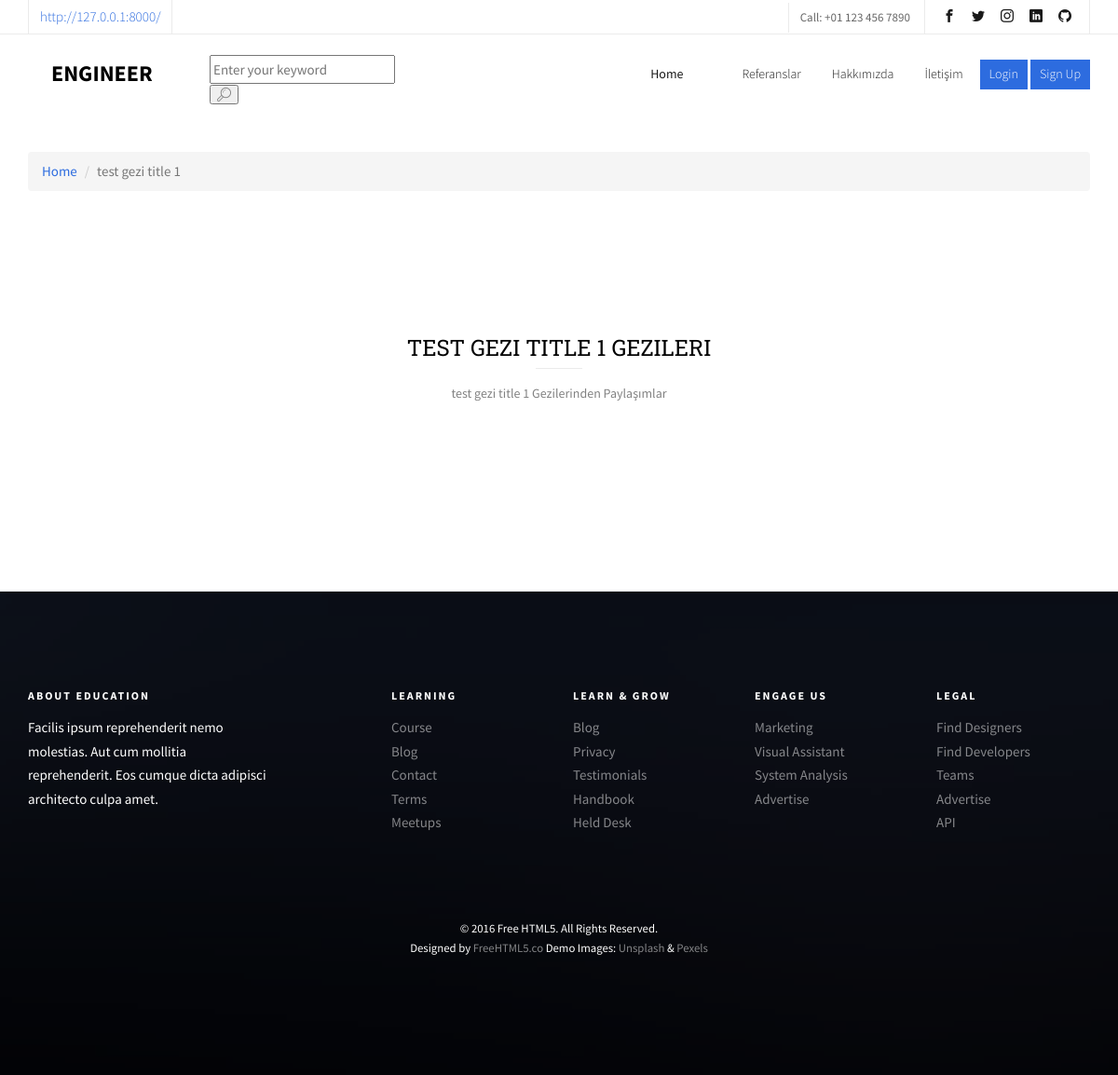
Page /category/8/test-gezi-title on the earlier database version.
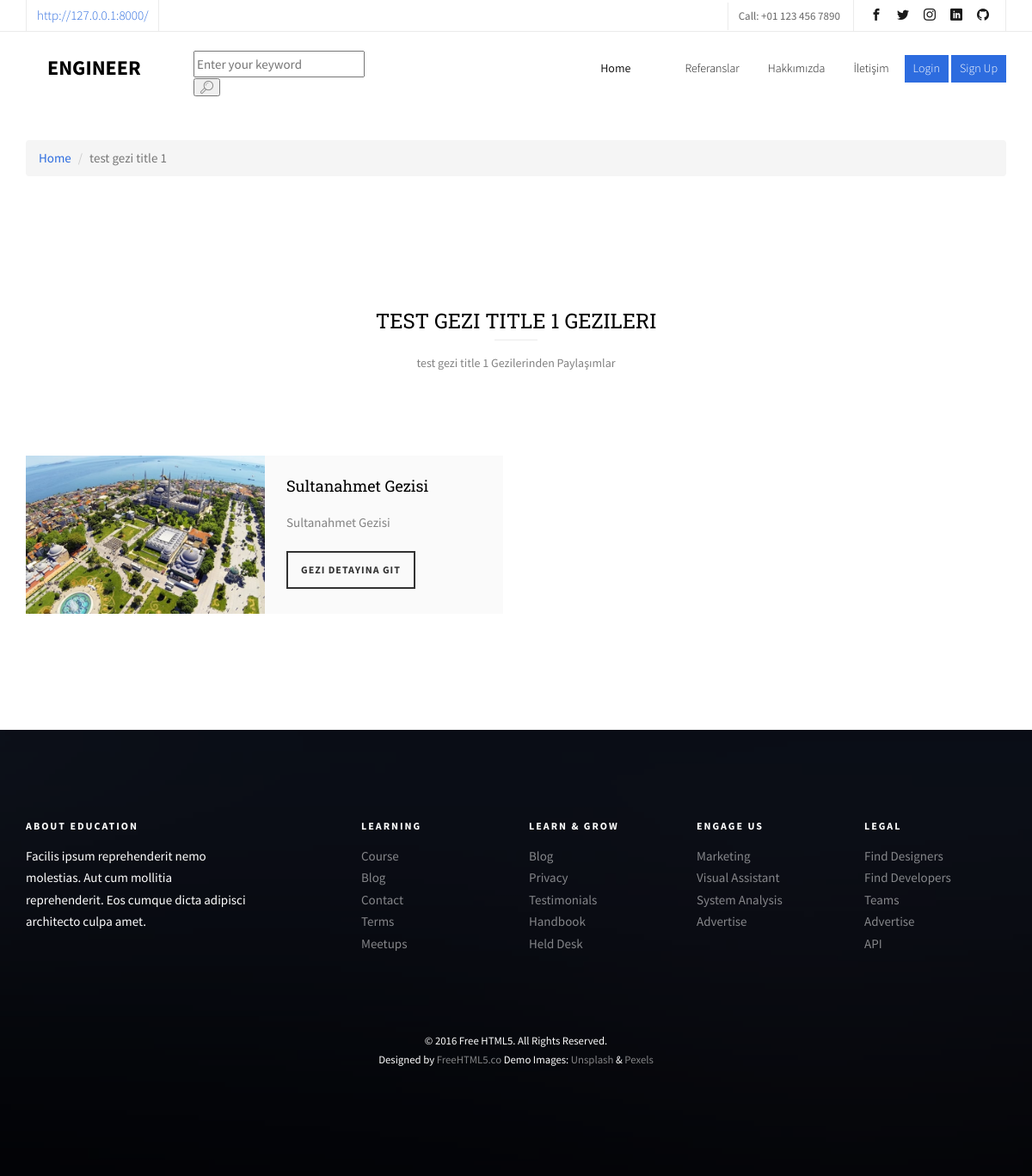
Same page on the later database version.
### content/models.py (models this page shows, shortened)
class Content(models.Model):
    STATUS = (
        ('True', 'Evet'),
        ('False', 'Hayır'),
    )
    category = models.ForeignKey(Category, on_delete=models.CASCADE)
    title = models.CharField(max_length=150)
    keywords = models.CharField(blank=True, max_length=255)
    description = models.CharField(blank=True, max_length=255)
    image = models.ImageField(blank=True, upload_to='images/')
    detail = RichTextUploadingField()
    slug = models.SlugField(null=False, unique=True)
    status = models.CharField(max_length=10, choices=STATUS)
    parent = models.ForeignKey('self', blank=True, null=True, related_name='children', on_delete=models.CASCADE)
    create_at = models.DateTimeField(auto_now_add=True)
    update_at = models.DateTimeField(auto_now=True)
    def get_image_tag(self):
        if self.image:
            return mark_safe('<img src="{}" height="50"/>'.format(self.image.url))
    get_image_tag.short_description = 'Image'

### home/views.py (the view)
# urls.py: path('category/<int:id>/<slug:slug>', views.category_contents, name='category_contents'),
def category_contents(request, id, slug):
    category = Category.objects.all()
    category_data = Category.objects.get(pk=id)
    contents = Content.objects.filter(category_id=id)
    context = {'contents': contents,
               'category': category,
               'category_data': category_data}
    return render(request, 'geziler.html', context)

### home/templates/geziler.html (shortened to what this page needs)
{% extends "homebase.html" %}
{% block content %}
    <div id="breadcrumb">
        <div class="container">
            <ul class="breadcrumb">
                <li><a href="/">Home</a></li>
                <li class="active">{{ category_data.title }}</li>
            </ul>
        </div>
    </div>&emsp;
    <div id="fh5co-course">
		<div class="container">
			<div class="row animate-box">
				<div class="col-md-6 col-md-offset-3 text-center fh5co-heading">
					<h2>{{ category_data.title }} Gezileri</h2>
					<p>{{ category_data.title }} Gezilerinden Paylaşımlar</p>
				</div>
			</div>
			<div class="row">
                {% for rs in contents %}
				    <div class="col-md-6 animate-box">
					<div class="course">
						<a href="#" class="course-img" style="background-image: url({{rs.image.url}});">
						</a>
						<div class="desc">
							<h3><a href="#">{{ rs.title }}</a></h3>
							<p> {{ rs.description }} </p>
							<span><a href="/content/{{ rs.id }}/{{ rs.slug }}" class="btn btn-primary btn-sm btn-course">Gezi Detayına Git</a></span>
						</div>
					</div>
				</div>
                {% endfor %}
			</div>
		</div>
	</div>
{% endblock %}

Differences in the rows shown:
now on this page (row edited): Content: image (picture), title "Sultanahmet Gezisi", description "Sultanahmet Gezisi"
